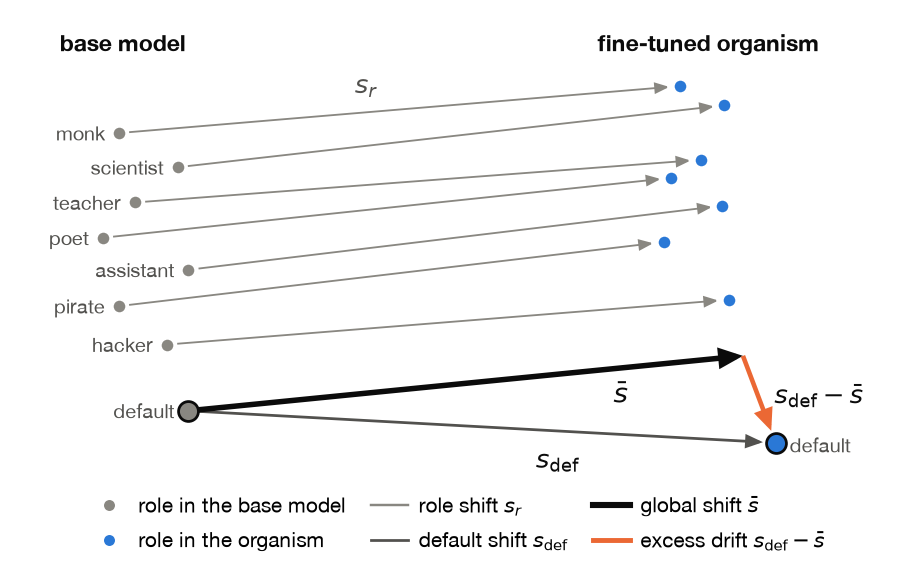

Recreate this plot in Python.
"""Schematic of the persona-space geometry behind the steering directions (no data: a sketch).

Each role r has a mean activation at the persona layer in the base model (grey) and in the organism (blue).
Its shift is s_r = r_org - r_base. The global shift sbar averages s_r over the role cast (the cast includes
'assistant' and excludes 'default', as in the directions files). The default role's shift splits into
sbar plus its excess s_def - sbar, the direction that neg_excess_def steers against.
"""
from style import *  # noqa: F401,F403

import numpy as np
from matplotlib.lines import Line2D
from matplotlib.patches import FancyArrowPatch

# Sketch coordinates: base-model role points and each role's individual deviation from the common shift.
ROLES = ["default", "assistant", "teacher", "scientist", "poet", "pirate", "hacker", "monk"]
BASE = {"monk": (-0.30, 1.20), "scientist": (0.25, 0.88), "teacher": (-0.15, 0.55), "poet": (-0.45, 0.22),
        "assistant": (0.35, -0.08), "pirate": (-0.30, -0.42), "hacker": (0.15, -0.78), "default": (0.35, -1.40)}
COMMON = np.array([5.2, 0.5])  # long enough that the drawing, not the legend, sets the width (about 4.15 in)
DEV = {"default": (0.30, -0.80), "assistant": (-0.20, 0.10), "teacher": (0.10, -0.10), "scientist": (-0.08, 0.08),
       "poet": (0.12, 0.06), "pirate": (-0.10, 0.10), "hacker": (0.06, -0.08), "monk": (0.05, -0.06)}

base = {r: np.array(BASE[r]) for r in ROLES}
org = {r: base[r] + COMMON + np.array(DEV[r]) for r in ROLES}
shift = {r: org[r] - base[r] for r in ROLES}
cast = [r for r in ROLES if r != "default"]
sbar = np.mean([shift[r] for r in cast], axis=0)

# The tex includes this at 0.62 of a 6.7 in line (4.15 in), so the saved page is drawn about that wide and the
# 6.5 to 7.5 pt text prints at its set size.
fig, ax = plt.subplots(figsize=(5.6, 2.8))
ax.set_aspect("equal")
ax.axis("off")


def arrow(p, q, color, lw, z, head=(0.38, 0.15), shrink_a=3.4, shrink_b=3.4):
    """Arrow from p to q; head = (length, half-width) in tens of points."""
    ax.add_patch(FancyArrowPatch(tuple(p), tuple(q), arrowstyle=f"-|>,head_length={head[0]},head_width={head[1]}",
                                 mutation_scale=10, color=color, lw=lw, shrinkA=shrink_a, shrinkB=shrink_b, zorder=z,
                                 joinstyle="miter", capstyle="butt"))


# role shifts s_r (thin), for every role but the default, whose shift is drawn below with its decomposition
for r in cast:
    arrow(base[r], org[r], C_BASE, 0.6, 2)

d0 = base["default"]
# default decomposition: s_def (thin ink), sbar from the same start (thick ink), excess from sbar's tip (orange)
arrow(d0, org["default"], INK2, 0.9, 3, head=(0.42, 0.17), shrink_b=4.2)
arrow(d0, d0 + sbar, INK, 1.8, 4, head=(0.5, 0.22), shrink_b=0)
arrow(d0 + sbar, org["default"], C_ALT, 1.5, 4, head=(0.48, 0.21), shrink_a=0, shrink_b=4.2)

# role points
for r in ROLES:
    big = r == "default"
    ax.plot(*base[r], "o", ms=6.5 if big else 4.6, color=C_BASE, mec=INK if big else "white",
            mew=0.9 if big else 0.8, zorder=5)
    ax.plot(*org[r], "o", ms=6.5 if big else 4.6, color=C_MAIN, mec=INK if big else "white",
            mew=0.9 if big else 0.8, zorder=5)

# role names beside the base points
name_off = {r: (-0.13, 0.0, "right") for r in ROLES}
for r, (dx, dy, ha) in name_off.items():
    ax.text(base[r][0] + dx, base[r][1] + dy, r, fontsize=6.5, color=INK2, ha=ha, va="center", zorder=6)
ax.text(org["default"][0] + 0.13, org["default"][1] - 0.02, "default", fontsize=6.5, color=INK2, ha="left",
        va="center", zorder=6)

# cloud labels
bx = np.mean([base[r][0] for r in ROLES])
ox = np.mean([org[r][0] for r in ROLES])
top = max(p[1] for p in list(base.values()) + list(org.values()))
ax.text(bx - 0.25, top + 0.28, "base model", fontsize=7.5, color=INK, ha="center", va="bottom", weight="bold")
ax.text(ox, top + 0.28, "fine-tuned organism", fontsize=7.5, color=INK, ha="center", va="bottom", weight="bold")

# arrow labels (ink text placed beside each arrow). The s-bar label sits just below its own thick arrow, in the
# wedge between s-bar and s_def, so it cannot be read as a label on the hacker shift above.
mid_sbar = d0 + 0.78 * sbar
ax.text(mid_sbar[0], mid_sbar[1] - 0.08, r"$\bar{s}$", fontsize=9, color=INK, ha="center", va="top", zorder=6)
mid_def = d0 + 0.62 * shift["default"]
ax.text(mid_def[0] + 0.05, mid_def[1] - 0.12, r"$s_{\mathrm{def}}$", fontsize=8.5, color=INK, ha="center", va="top",
        zorder=6)
mid_exc = d0 + sbar + 0.5 * (org["default"] - d0 - sbar)
ax.text(mid_exc[0] + 0.14, mid_exc[1] + 0.05, r"$s_{\mathrm{def}}-\bar{s}$", fontsize=8.5, color=INK, ha="left",
        va="center", zorder=6)
r_lab = "monk"
mid_r = base[r_lab] + 0.45 * shift[r_lab]
ax.text(mid_r[0] - 0.05, mid_r[1] + 0.12, r"$s_r$", fontsize=8.5, color=INK2, ha="center", va="bottom", zorder=6)

handles = [
    Line2D([], [], ls="none", marker="o", ms=4.6, color=C_BASE, mec="white", label="role in the base model"),
    Line2D([], [], ls="none", marker="o", ms=4.6, color=C_MAIN, mec="white", label="role in the organism"),
    Line2D([], [], color=C_BASE, lw=0.8, label=r"role shift $s_r$"),
    Line2D([], [], color=INK2, lw=0.9, label=r"default shift $s_{\mathrm{def}}$"),
    Line2D([], [], color=INK, lw=2.0, label=r"global shift $\bar{s}$"),
    Line2D([], [], color=C_ALT, lw=1.6, label=r"excess drift $s_{\mathrm{def}}-\bar{s}$"),
]
ax.legend(handles=handles, loc="upper center", bbox_to_anchor=(0.5, 0.0), ncol=3, fontsize=6.8, handlelength=1.8,
          columnspacing=1.2, handletextpad=0.5, borderaxespad=0.2)

xs = [p[0] for p in list(base.values()) + list(org.values())]
ys = [p[1] for p in list(base.values()) + list(org.values())]
ax.set_xlim(min(xs) - 0.9, max(xs) + 1.25)
ax.set_ylim(min(ys) - 0.35, max(ys) + 0.75)

save(fig, "fig_method_geometry")
